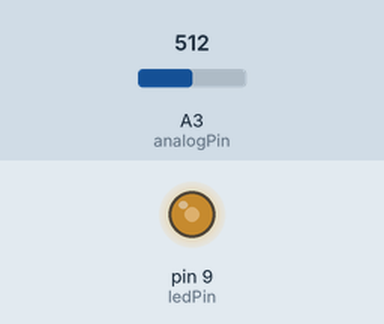
Bench run of a sketch on a simulated Arduino Uno, built with avr-gcc and run on an emulated ATmega328P. Parts: output pins drawn as LEDs (lit = HIGH). The inputs (shaded band) are chosen by the test bench; at power-on: A3 (analogPin) = 512.

Above: at 1.2 s.
1.3 s: A3 (analogPin) set to 716
At 2.5 s:
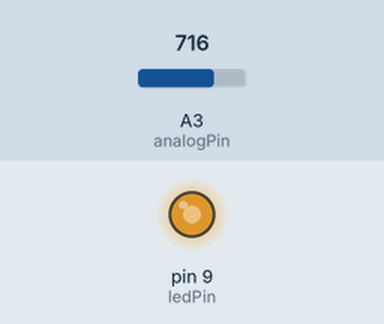
2.8 s: A3 (analogPin) set to 900
At 3.7 s:
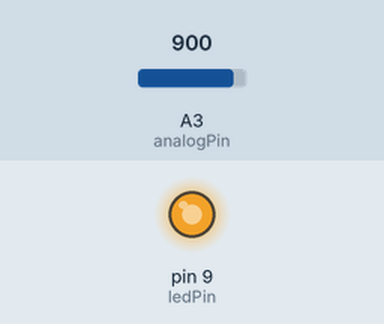
4.3 s: A3 (analogPin) set to 122
At 4.9 s:
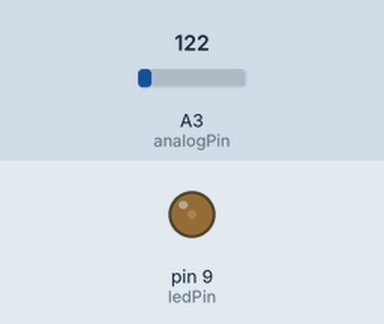
5.8 s: A3 (analogPin) set to 0
At 7.2 s:
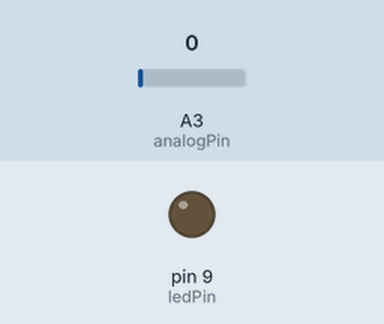
Timing chart, 0 to 8.3 s (numbered marks = the images above; inputs shaded):
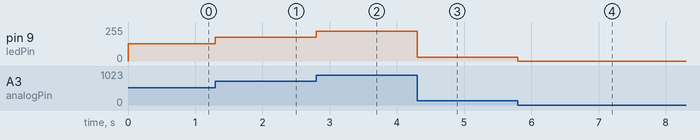

The sketch:

arduino_pwm_vol.ino
```cpp
int ledPin = 9;      // LEDはピン9に接続
int analogPin = 3;   // アナログピン3にポテンショメータ
int val = 0;

void setup() {
  //PWMを高速化 (8MHzで15KHzぐらい）
    TCCR1B &= B11111000;
  TCCR1B |= B00000001;
  pinMode(9, OUTPUT);
}

void loop() {
  val = analogRead(analogPin);
  // 得たアナログ値を1/4して、0-1023の値を0-255に変換
//  val++;
//  if(val>1024)val=0;
  analogWrite(ledPin, val / 4);
  delay(1);
}
```

Measured:
- after the input at 1.3 s, pin 9 (ledPin): 128/255 → 179/255 at once
- after the input at 2.8 s, pin 9 (ledPin): 179/255 → 225/255 at once
- after the input at 4.3 s, pin 9 (ledPin): 225/255 → 30/255 at once
- after the input at 5.8 s, pin 9 (ledPin): 30/255 → 0/255 at once
